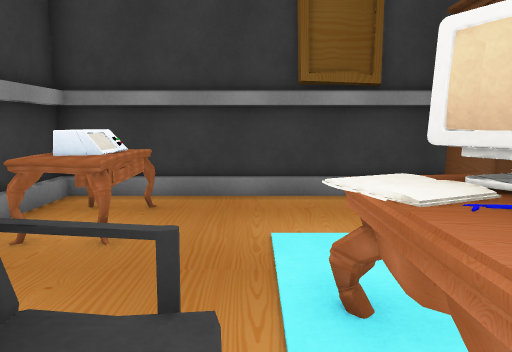
View 1 (above)

15 first-person views from a walk through a 3-D level made in the Unity game engine. The camera is 1.5 m above the floor, tilts 8° down and sees 70° across. The floor is counted in squares, 1 m on a side. Each view is taken from the middle of a square. On the plan, view 1 faces up. The plan holds only what a view shows up to about 16 squares ahead; the rest is blank. The place goes on beyond the plan. Door leaves are left out, so doorways stand open. Some surface patterns are stand-ins.

View 2
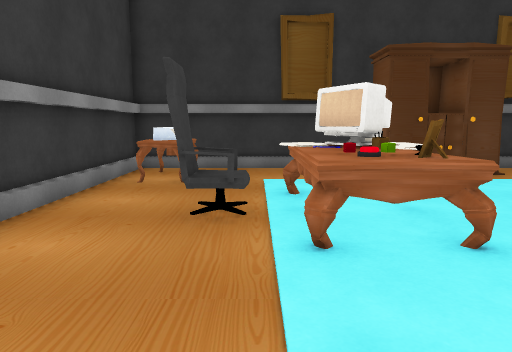

View 3
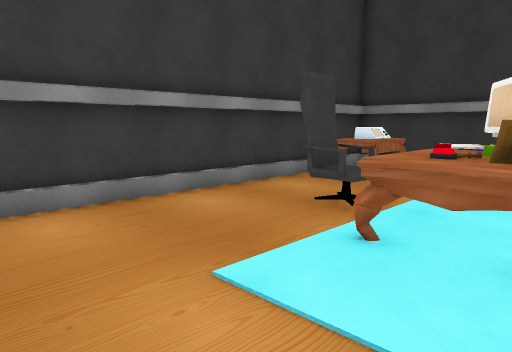

View 4
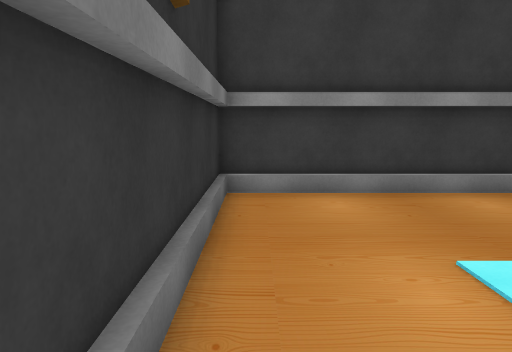

View 5
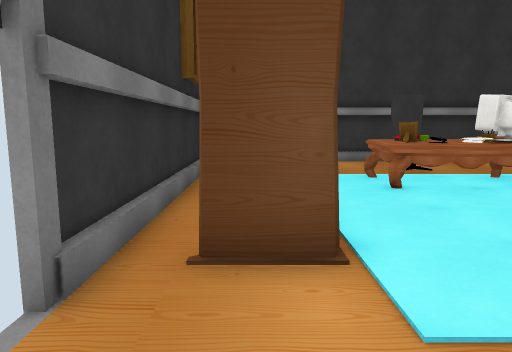

View 6
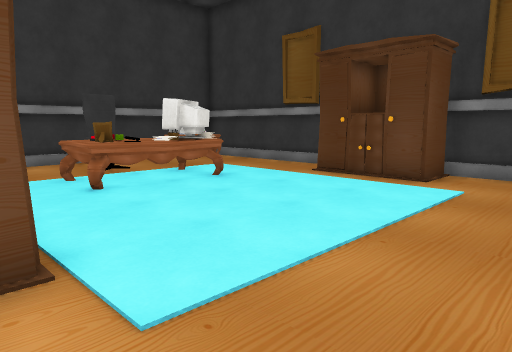

View 7
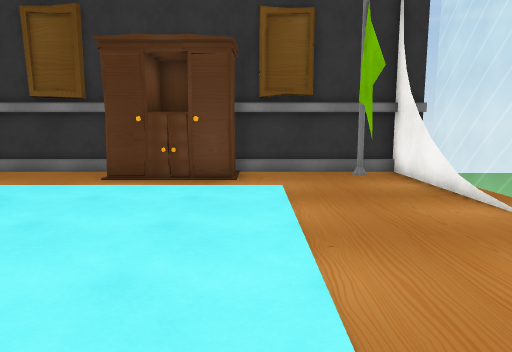

View 8
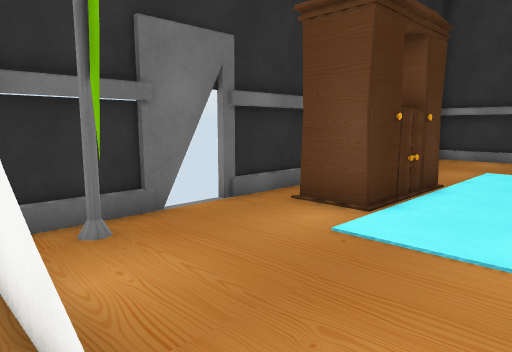

View 9
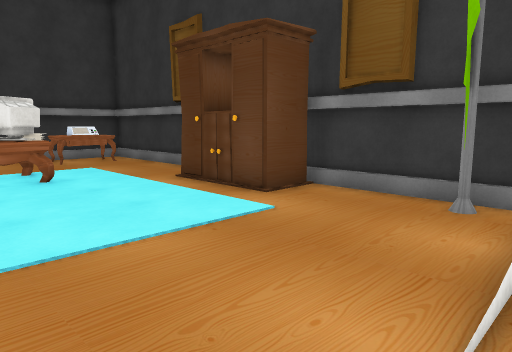

View 10
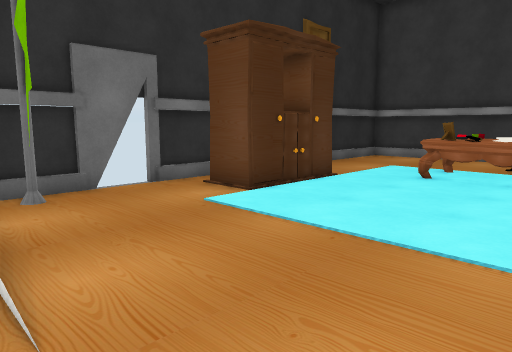

View 11
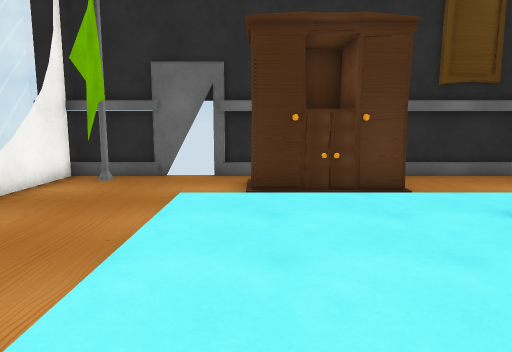

View 12
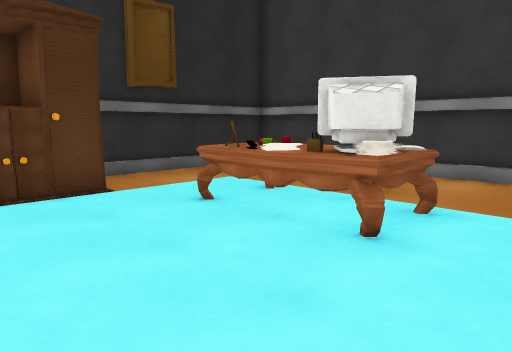

View 13
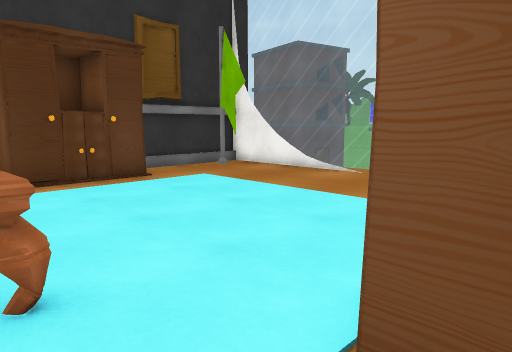

View 14
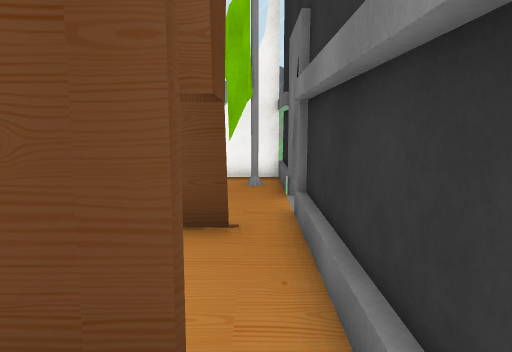

View 15
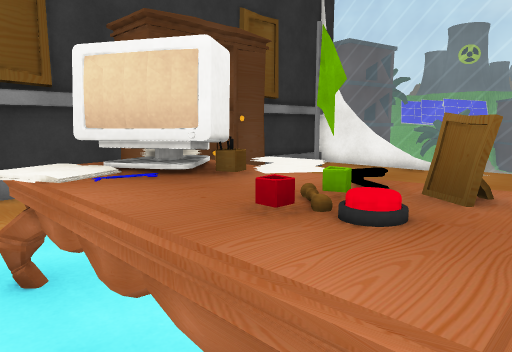

### Floor plan
Key: @ floor where view 1 was taken; # wall or solid block; x gap in a wall; . floor; D open door; = window, fence, low wall or low ledge; ^ raised ledge; O other object.
Columns run from 4 left of view 1 to 13 right of it. Each row starts with its distance up from view 1.
  8 #########  ######
  7 #.......#  #...##
  6 #.O.....####....##
  5 #^#.............=#
  4 #................#
  3 #....##=..........
  2 #....OO...........
  1 #..OO^^=..........
  0 #...@^^^..........
 -1 #....^^..........
 -2 #................#
 -3 #.......####....=#
 -4 #.......#..#....##
 -5 #...........D..##
 -6 ############xx###

Where each view was taken, in squares from view 1:
view 1: 0 up, 0 right, facing up
view 2: 5 down, 0 right, facing up
view 3: 5 down, 3 right, facing up-left
view 4: 5 down, 4 right, facing left
view 5: 4 down, 11 right, facing left
view 6: 4 down, 11 right, facing up-left
view 7: 4 down, 8 right, facing up
view 8: 0 up, 13 right, facing down-left
view 9: 0 up, 13 right, facing up-left
view 10: 3 up, 13 right, facing down-left
view 11: 5 up, 7 right, facing down
view 12: 5 up, 7 right, facing down-left
view 13: 4 down, 2 right, facing up-right
view 14: 5 down, 2 right, facing right
view 15: 1 down, 0 right, facing up-right
